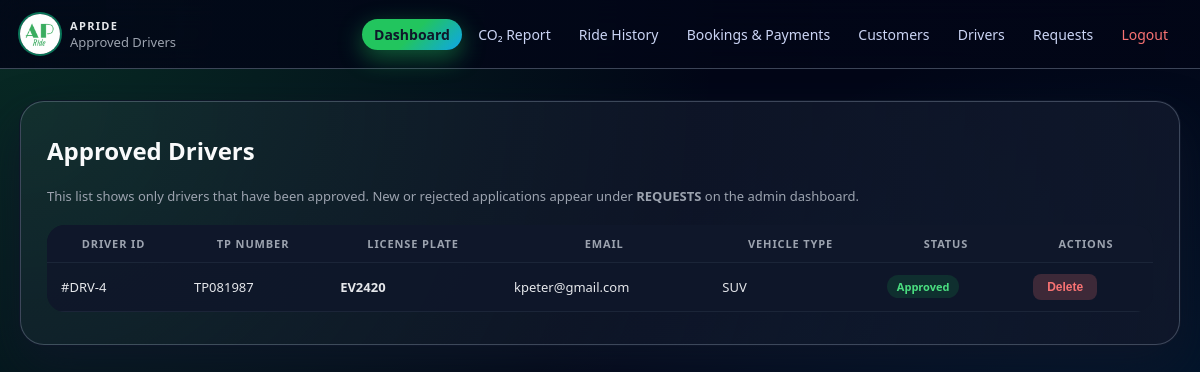
Screenshot of /view_drivers.php with the database file from the repository.
### tables this page shows
CREATE TABLE IF NOT EXISTS `driver` (
  `driver_id` int NOT NULL AUTO_INCREMENT,
  `user_id` int NOT NULL,
  `vehicle_type` varchar(100) NOT NULL,
  `license_plate` varchar(20) NOT NULL,
  `max_passengers` int NOT NULL,
  `status` varchar(100) NOT NULL,
  PRIMARY KEY (`driver_id`),
  UNIQUE KEY `user_id` (`user_id`),
  UNIQUE KEY `license_plate` (`license_plate`)
);

CREATE TABLE IF NOT EXISTS `user` (
  `user_id` int NOT NULL AUTO_INCREMENT,
  `TP_Number` varchar(100) NOT NULL,
  `password` varchar(100) NOT NULL,
  `e_mail` varchar(100) DEFAULT NULL,
  `role` varchar(100) NOT NULL,
  `name` varchar(100) NOT NULL,
  PRIMARY KEY (`user_id`),
  UNIQUE KEY `TP_Number` (`TP_Number`),
  UNIQUE KEY `e_mail` (`e_mail`)
);

### view_drivers.php (the view, shortened to what this page needs)
<?php
include 'db.php';
$sql = "SELECT
            d.driver_id,
            u.user_id,
            u.tp_number,
            u.e_mail,
            d.vehicle_type,
            d.license_plate,
            d.status
        FROM Driver d
        JOIN User u ON d.user_id = u.user_id
        WHERE d.status = 'Approved'
        ORDER BY d.driver_id ASC";
$result = $conn->query($sql);
$drivers = [];
if ($result && $result->num_rows > 0) {
    while ($row = $result->fetch_assoc()) {
        $drivers[] = $row;
    }
}
?>
<!DOCTYPE html>
<html lang="en">
<head>
    <link rel="stylesheet" href="app.css">
</head>
<body>
    <header class="ap-nav">
        <div class="ap-nav-inner">
            <div class="ap-nav-left">
                <img src="logo.png" alt="Logo" class="ap-logo">
                <div>
                    <div class="ap-brand">APRide</div>
                    <div class="ap-muted">Approved Drivers</div>
                </div>
            </div>
            <div class="ap-nav-links">
                <a href="admin.php" class="ap-nav-primary">Dashboard</a>
                <a href="co2_report.php">CO₂ Report</a>
                <a href="ride_history.php">Ride History</a>
                <a href="transaction_report.php">Bookings & Payments</a>
                <a href="customer_list.php">Customers</a>
                <a href="view_drivers.php">Drivers</a>
                <a href="admin_approval.php">Requests</a>
                <a href="logout.php" style="color:#f97373;">Logout</a>
            </div>
        </div>
    </header>
    <div class="shell">
        <div class="glass-card">
            <h2 style="margin-top:0;">Approved Drivers</h2>
            <p class="ap-muted" style="margin-bottom:20px;">This list shows only drivers that have been approved. New or rejected applications appear under <strong>REQUESTS</strong> on the admin dashboard.</p>
            <table class="ap-table">
                <thead>
                    <tr>
                        <th>Driver ID</th>
                        <th>TP Number</th>
                        <th>License Plate</th>
                        <th>Email</th>
                        <th>Vehicle Type</th>
                        <th>Status</th>
                        <th>Actions</th>
                    </tr>
                </thead>
                <tbody>
                    <?php
                    if (!empty($drivers)) {
                        foreach ($drivers as $row) {
                            $userId   = $row['user_id'];
                            $driverId = $row['driver_id'];
                            $status   = $row['status'] ?? 'Approved';
                            echo "<tr id='row-" . $userId . "'>
                                    <td>#DRV-" . $driverId . "</td>
                                    <td>" . htmlspecialchars($row["tp_number"]) . "</td>
                                    <td><strong>" . htmlspecialchars($row["license_plate"]) . "</strong></td>
                                    <td>" . htmlspecialchars($row["e_mail"]) . "</td>
                                    <td>" . htmlspecialchars($row["vehicle_type"]) . "</td>
                                    <td><span class='ap-pill ap-pill-green'>" . htmlspecialchars($status) . "</span></td>
                                    <td>
                                        <button class='delete-btn' onclick='deleteDriver(" . $userId . ")'>Delete</button>
                                    </td>
                                  </tr>";
                        }
                    } else {
                        echo "<tr><td colspan='7' style='text-align:center; padding:30px; color:#9ca3af;'>No approved drivers found.</td></tr>";
                    }
                    ?>
                </tbody>
            </table>
        </div>
    </div>
</body>
</html>

### app.css (style rules this page uses)
* { box-sizing: border-box; }
body { margin: 0; font-family: system-ui, -apple-system, BlinkMacSystemFont, "Segoe UI", sans-serif; color: #0f172a; background: radial-gradient(circle at top left, #22c55e33 0, transparent 50%), radial-gradient(circle at bottom right, #0ea5e933 0, transparent 55%), #020617; min-height: 100vh; }
.shell { max-width: 1200px; margin: 0 auto; padding: 32px 20px 48px; }
.ap-nav { position: sticky; top: 0; z-index: 20; backdrop-filter: blur(14px); background: linear-gradient(to right, #020617dd, #020617cc); border-bottom: 1px solid rgba(148, 163, 184, 0.4); }
.ap-nav-inner { max-width: 1200px; margin: 0 auto; padding: 14px 20px; display: flex; align-items: center; justify-content: space-between; gap: 18px; }
.ap-nav-left { display: flex; align-items: center; gap: 10px; }
.ap-logo { height: 40px; border-radius: 999px; box-shadow: 0 0 0 2px rgba(16, 185, 129, 0.6); }
.ap-brand { font-weight: 700; letter-spacing: 0.12em; text-transform: uppercase; font-size: 11px; color: #e5e7eb; }
.ap-nav-links a { color: #cbd5f5; text-decoration: none; font-size: 14px; padding: 6px 12px; border-radius: 999px; transition: background 0.15s, color 0.15s, transform 0.1s; }
.ap-nav-links a.ap-nav-primary { background: linear-gradient(135deg, #22c55e, #22c55e, #0ea5e9); color: #0f172a; font-weight: 600; box-shadow: 0 8px 25px rgba(34, 197, 94, 0.45); }
.glass-card { background: radial-gradient(circle at top left, rgba(148, 163, 184, 0.08), rgba(15, 23, 42, 0.96)); border-radius: 24px; padding: 32px 26px; border: 1px solid rgba(148, 163, 184, 0.35); box-shadow: 0 22px 45px rgba(15, 23, 42, 0.75), 0 0 0 1px rgba(15, 23, 42, 0.9); color: #e5e7eb; }
.glass-card h1, .glass-card h2, .glass-card h3 { margin-top: 0; color: #f9fafb; }
table.ap-table { width: 100%; border-collapse: collapse; margin-top: 14px; background: rgba(15, 23, 42, 0.9); border-radius: 18px; overflow: hidden; color: #e5e7eb; }
table.ap-table thead { background: rgba(15, 23, 42, 0.96); }
table.ap-table th, table.ap-table td { padding: 11px 14px; font-size: 13px; border-bottom: 1px solid rgba(30, 41, 59, 0.85); }
table.ap-table th { text-transform: uppercase; letter-spacing: 0.08em; font-size: 11px; color: #9ca3af; }
.ap-pill { display: inline-flex; align-items: center; padding: 4px 10px; border-radius: 999px; font-size: 11px; font-weight: 600; }
.ap-pill-green { background: rgba(22, 163, 74, 0.18); color: #4ade80; }
.ap-muted { color: #9ca3af; font-size: 13px; }

### view_drivers.php (style rules this page uses)
.delete-btn { background-color: rgba(249, 115, 115, 0.2); color: #f97373; border: none; padding: 6px 14px; border-radius: 8px; cursor: pointer; font-weight: 600; font-size: 12px; transition: transform 0.1s; }

### rows the page displays
driver: driver_id "4", user.TP_Number "TP081987", license_plate "EV2420", user.e_mail "kpeter@gmail.com", vehicle_type "SUV", status "Approved"
